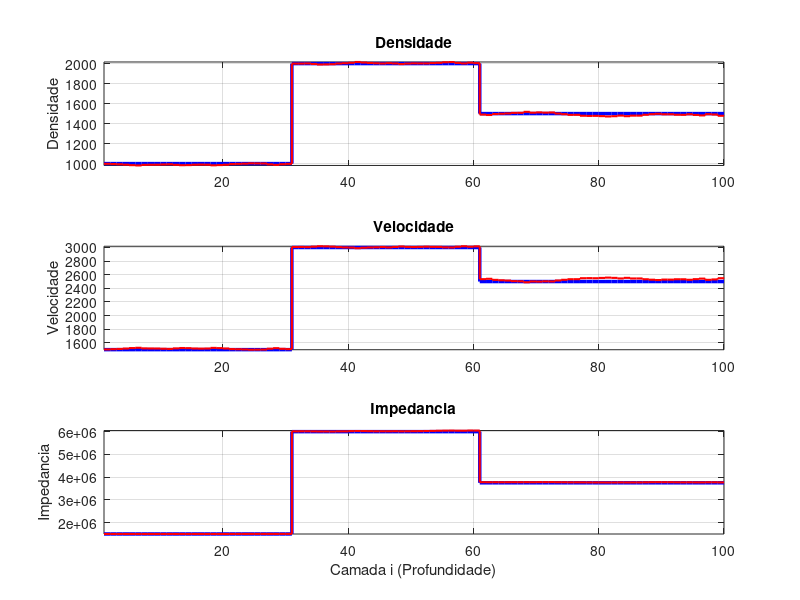

Reproduce this figure in MATLAB.
clear; clc; close all;

%parametros
nt = 300;     
ni = 100;     
nx = 41;      
dx = 40;      
w = 2*pi*50;  

%interfaces
preal = ones(1, ni) * 1000;
creal = ones(1, ni) * 1500;
preal(31:60) = 2000;  creal(31:60) = 3000;
preal(61:end) = 1500;  creal(61:end) = 2500;
Zreal = preal .* creal; 

xi = (2*pi / (nx * dx)) * (-floor(nx/2):floor(nx/2)); 
xi2 = (xi(:).^2); 

%limites para o otimizador
lb = [900, 1400];  
ub = [6000, 4000]; 

op = optimset('MaxFunEvals', 1000, 'MaxIter', 1000, 'Display', 'off');

%injeção do ruido SNR + loop da quantidade de vezes
%roda tudo e no fim tira a media
SNR_dB = 40; 
N_tiros = 1; 

prec_tiros = zeros(N_tiros, ni);
crec_tiros = zeros(N_tiros, ni);

disp('Inicio do Loop Grande');

for tiro = 1:N_tiros
    disp(['Loop: ', num2str(tiro), '/', num2str(N_tiros)]);
    
    %modelagem direta 
    Pteo = zeros(nx, nt); 
    Wteo = zeros(nx, nt);
    fonte = zeros(1, nt); 
    fonte(3) = 1; 

    for m = 1:nx
        Zm = zeros(1, ni); 
        for i = 1:ni
            kz = sqrt((w/creal(i))^2 - xi(m)^2);
            if isreal(kz) && kz > 0; Zm(i) = preal(i) * w / kz; else; if i == 1; Zm(i) = preal(i) * creal(i); else; Zm(i) = Zm(i-1); end; end
        end
        P = zeros(ni, nt); W = zeros(ni, nt);
        for j = 2:nt
            if mod(1 + j, 2) == 0; P(1, j) = fonte(j); W(1, j) = (P(1, j) + Zm(1)*W(2, j-1) - P(2, j-1)) / Zm(1); end
            for i = 2:ni-1 
                if mod(i + j, 2) == 0
                    D = Zm(i-1)*W(i-1, j-1) + P(i-1, j-1); U = Zm(i)*W(i+1, j-1) - P(i+1, j-1);
                    W(i, j) = (D + U) / (Zm(i-1) + Zm(i)); P(i, j) = (Zm(i)*D - Zm(i-1)*U) / (Zm(i-1) + Zm(i));
                end
            end
            if mod(ni + j, 2) == 0; D = Zm(ni-1)*W(ni-1, j-1) + P(ni-1, j-1); W(ni, j) = D / (2 * Zm(ni-1)); P(ni, j) = D / 2; end
        end
        Pteo(m, :) = P(1, :); Wteo(m, :) = W(1, :);
    end

    Psensor = real(ifft(ifftshift(Pteo, 1), [], 1)); 
    Wsensor = real(ifft(ifftshift(Wteo, 1), [], 1));
    rms_P = sqrt(mean(Psensor(:).^2));
    rms_W = sqrt(mean(Wsensor(:).^2));
    fator_ruido = 10^(-SNR_dB / 20);
    
    Psensor = Psensor + (fator_ruido * rms_P) * randn(size(Psensor));
    Wsensor = Wsensor + (fator_ruido * rms_W) * randn(size(Wsensor));

    Pcanal = real(fftshift(fft(Psensor, [], 1), 1)); Wcanal = real(fftshift(fft(Wsensor, [], 1), 1)); 

    %agora começa a inversão
    nt2 = 2 * ni; 
    Pinv = zeros(nx, ni, nt2); Winv = zeros(nx, ni, nt2);
    prec = zeros(1, ni); crec = zeros(1, ni);
    Zuni = zeros(nx, 1); 
    
    chute_rho = 1000; 
    chute_c = 1500;

    %Superfície
    Zcam = zeros(nx, 1); 
    for m = 1:nx
        for j = 1:2:nt2; Pinv(m, 1, j) = Pcanal(m, j + 2); Winv(m, 1, j) = Wcanal(m, j + 2); end
        Zcam(m) = Pinv(m, 1, 1) / Winv(m, 1, 1);
    end

    validos = abs(real(Zcam)) > 1e-5 & isfinite(Zcam); 
    if sum(validos) < 2 
        prec(1) = chute_rho; crec(1) = chute_c;
    else
        xi3 = xi2(validos); Z_medido = real(Zcam(validos)); 
        min1 = @(p) sum( abs( Z_medido - (p(1)*w) ./ sqrt( (w/p(2)).^2 - xi3 ) ).^2 );
        
        try
            %uso sqp pois achei mais preciso, caso não de pra usar uso a minimização abaixo
            pc = sqp([chute_rho, chute_c], min1, [], [], lb, ub);
        catch
            min2 = @(p) sum( abs( Z_medido - (p(1)*w) ./ sqrt( max((w/p(2)).^2 - xi3, 1e-10) ) ).^2 ) ...
                                + 1e10 * (p(1) < lb(1)) + 1e10 * (p(1) > ub(1)) ...
                                + 1e10 * (p(2) < lb(2)) + 1e10 * (p(2) > ub(2));
            pc = fminsearch(min2, [chute_rho, chute_c], op);
        end
                       
        prec(1) = pc(1); crec(1) = pc(2); chute_rho = prec(1); chute_c = crec(1);
    end

    for m = 1:nx
        kzuni = sqrt((w/crec(1))^2 - xi(m)^2);
        if isreal(kzuni) && kzuni > 0; Zuni(m) = prec(1) * w / kzuni; else; Zuni(m) = prec(1) * crec(1); end
    end

    %loop inversao demais camadas
    for i = 2:ni
        Zcam = zeros(nx, 1);
        for m = 1:nx 
            for j = i:2:(nt2 - i + 1)
                a = Winv(m, i-1, j-1) + Winv(m, i-1, j+1); b = Winv(m, i-1, j-1) - Winv(m, i-1, j+1);
                c = Pinv(m, i-1, j-1) + Pinv(m, i-1, j+1); d = Pinv(m, i-1, j-1) - Pinv(m, i-1, j+1);
                Winv(m, i, j) = 0.5 * (a + d / Zuni(m)); Pinv(m, i, j) = 0.5 * (Zuni(m) * b + c);
            end
            Zcam(m) = Pinv(m, i, i) / Winv(m, i, i);
        end
        
        validos = abs(real(Zcam)) > 1e-5 & isfinite(Zcam); 
        if sum(validos) < 2 
            prec(i) = prec(i-1); crec(i) = crec(i-1);
        else
            xi3 = xi2(validos); Z_medido = real(Zcam(validos)); 
            min1 = @(p) sum( abs( Z_medido - (p(1)*w) ./ sqrt( (w/p(2)).^2 - xi3 ) ).^2 );
            
            try
                pc = sqp([chute_rho, chute_c], min1, [], [], lb, ub);
            catch
                min2 = @(p) sum( abs( Z_medido - (p(1)*w) ./ sqrt( max((w/p(2)).^2 - xi3, 1e-10) ) ).^2 ) ...
                                    + 1e10 * (p(1) < lb(1)) + 1e10 * (p(1) > ub(1)) ...
                                    + 1e10 * (p(2) < lb(2)) + 1e10 * (p(2) > ub(2));
                pc = fminsearch(min2, [chute_rho, chute_c], op);
            end
                           
            prec(i) = pc(1); crec(i) = pc(2); chute_rho = prec(i); chute_c = crec(i);
        end
        
        for m = 1:nx
            kzuni = sqrt((w/crec(i))^2 - xi(m)^2);
            if isreal(kzuni) && kzuni > 0; Zuni(m) = prec(i) * w / kzuni; else; Zuni(m) = prec(i) * crec(i); end
        end
    end
    
    prec_tiros(tiro, :) = prec; crec_tiros(tiro, :) = crec;
end

disp('Tirando a Média Final');

prec_final = mean(prec_tiros, 1);
crec_final = mean(crec_tiros, 1);

Z_tiros = prec_tiros .* crec_tiros; 
Zrec_final = mean(Z_tiros, 1); 

fig = figure;
subplot(3, 1, 1);
stairs(1:ni, preal, 'b', 'LineWidth', 2.5); hold on;
stairs(1:ni, prec_final, 'r', 'LineWidth', 1.5);
ylabel('Densidade'); 
title('Densidade');
grid on; axis tight;

subplot(3, 1, 2);
stairs(1:ni, creal, 'b', 'LineWidth', 2.5); hold on;
stairs(1:ni, crec_final, 'r', 'LineWidth', 1.5);
ylabel('Velocidade'); 
title('Velocidade');
grid on; axis tight;

subplot(3, 1, 3);
stairs(1:ni, Zreal, 'b', 'LineWidth', 2.5); hold on;
stairs(1:ni, Zrec_final, 'r', 'LineWidth', 1.5);
xlabel('Camada i (Profundidade)'); 
ylabel('Impedancia'); 
title('Impedancia');
grid on; axis tight;

nome = sprintf('Resultado_%dvezes_SNR%ddB.png', N_tiros, SNR_dB);
print(fig, nome, '-dpng', '-r300'); 
disp('Imagem salva');
